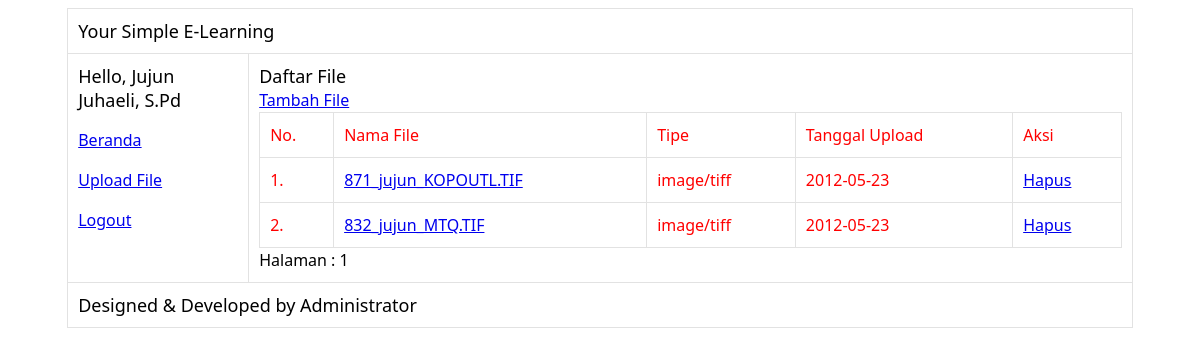
Page /index.php (signed in) on the committed database.
### tables this page shows
CREATE TABLE `file` (
  `id_file` int(10) NOT NULL auto_increment,
  `nama_file` varchar(100) NOT NULL,
  `tipe` varchar(100) NOT NULL,
  `username` varchar(100) NOT NULL,
  `tgl_upload` date NOT NULL,
  PRIMARY KEY  (`id_file`)
);

### template/guru/file_list.php (the view, shortened to what this page needs)
<tr>
   <td width="160px">
   <?php
	include('template/home/panel_user.php');
   ?>
   </td>
   <td>
   <?php
	$action_uri_register = array('hapus');
	$action = $_GET['action'];
	if(isset($action) && !in_array($action, $action_uri_register)){
		echo "Maaf, Halaman yang Anda maksud tidak ada!";
	}else{
		if($action=='hapus'){
			if(isset($_GET['id'])){
				$query = mysql_query("DELETE FROM file WHERE nama_file='". $_GET['id']."'");
				unlink($folder_upload.'/'.$_GET['id']);
				if($query){
					echo "User telah dihapus! <a href='index.php'>Kembali ke Index</a>";
				}else{
					echo "Maaf, Terjadi kesalahan hapus! ".mysql_error()."<a href='index.php'>Kembali ke Index</a>";
				}
			}else{
				echo "Maaf, Terjadi kesalahan! <a href='index.php'>Kembali ke Index</a>";
			}
		}else{
	?>
		<h2>Daftar File</h2>
			<a href="?module=upload">Tambah File</a>
			<?php
				$limit = 5;
				if(isset($_GET['offset'])){
					$offset = $_GET['offset'];
				}else{
					$offset = 0;
				}
				$no = $offset + 1;
				$files = mysql_query("SELECT * FROM file WHERE username='".$_SESSION['username']."' ORDER BY id_file DESC LIMIT $offset, $limit")or die(mysql_error());
				if(mysql_num_rows($files) == 0 ){
					echo '<h1>Tidak ada data yang bisa ditampilkan.</h1>';
				}else{
					echo "<table id='table_dalam'>";
					echo "<tr><td>No.</td><td>Nama File</td><td>Tipe</td><td>Tanggal Upload</td><td>Aksi</td></tr>";
					while($file=mysql_fetch_object($files)){
					echo "<tr><td>$no.</td><td><a href='download.php?name=$file->nama_file&tipe=$file->tipe'>$file->nama_file</a></td><td>$file->tipe</td><td>$file->tgl_upload</td><td><a href='?action=hapus&id=$file->nama_file' onclick='return confirm(\"Apakah Anda Yakin?\")'>Hapus</a></td></tr>";
					$no++;
					}
					echo "</table>";
				}
				$banyak_content = mysql_num_rows( mysql_query("SELECT * FROM file WHERE username='".$_SESSION['username']."'") );
				$banyak_halaman = ceil($banyak_content/$limit);
				echo "Halaman : ";
				for( $i=1; $i<=$banyak_halaman; $i++ ){
					$link = ( $i - 1 ) * $limit;
					if($offset == $link){
						echo $i;
					}else{
						echo " <a href='?offset=".$link."'>$i</a> ";
					}
				}
		}
	}
   ?>
   </td>
</tr>

### template/header.php (style rules this page uses)
body { font-family: "Segoe UI", Arial; }
h1, h2, h3, h4 { margin:0; padding: 0; font-size: 18px; font-weight: normal; }
#table_dalam { border: 1px solid #ddd !important; border-collapse: collapse; width: 100%; color: red; }
#table_luar tr td { border: 1px solid #E2E2E2; border-collapse: collapse; padding: 10px; margin: 0; text-align: left; vertical-align: top; line-height: 1.5em; }

### rows in the picture
file: nama_file "871_jujun_KOPOUTL.TIF", tipe "image/tiff", tgl_upload "2012-05-23"
file: nama_file "832_jujun_MTQ.TIF", tipe "image/tiff", tgl_upload "2012-05-23"

### other values in the picture
$_SESSION['nama'] "Jujun Juhaeli, S.Pd"
